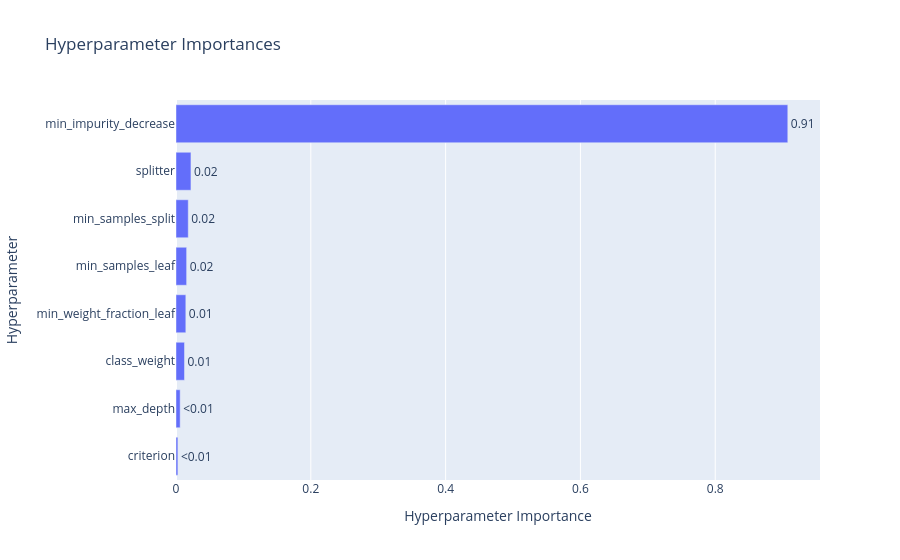

Here is the notebook cell this chart was saved with:
### Code cell
if __name__ == "__main__":
    start_time = datetime.now()
    
    # set data
    model_id = "model_1a"
    model_category = "binary_tree"
    
    # load data
    X_data = pd.read_csv(f"data/X_train_{model_id}.csv", keep_default_na=False)
    y_data = pd.read_csv(f"data/y_train_{model_id}.csv", keep_default_na=False).values.ravel()

    # run 100 trails
    study = optuna.create_study(direction="maximize", study_name=f"{model_id}_tuning", sampler=optuna.samplers.TPESampler(seed=2020))
    study.optimize(lambda trial: objective_a(trial, X_data, y_data), n_trials=100, n_jobs=-1)
    # save as fig
    fig = optuna.visualization.plot_param_importances(study)
    fig.show()
    save_path = f"figures/{model_id}_{model_category}_param_importance.png"
    fig.write_image(save_path)
    print(f"Time: {datetime.now() - start_time}")

### Figure 1 — Plotly figure (JSON) as saved in the notebook; plotly's stock layout.template omitted (floating-point values rounded to 4 significant figures)
{"data": [{"cliponaxis": false, "hovertemplate": ["criterion (CategoricalDistribution): 0.002791719214693761<extra></extra>", "max_depth (IntDistribution): 0.006170425569915736<extra></extra>", "class_weight (CategoricalDistribution): 0.01260987318302637<extra></extra>", "min_weight_fraction_leaf (FloatDistribution): 0.014583269757013618<extra></extra>", "min_samples_leaf (IntDistribution): 0.01577787209954526<extra></extra>", "min_samples_split (IntDistribution): 0.01819271811176466<extra></extra>", "splitter (CategoricalDistribution): 0.022187462659638998<extra></extra>", "min_impurity_decrease (FloatDistribution): 0.9076866594044019<extra></extra>"], "name": "Objective Value", "orientation": "h", "text": ["<0.01", "<0.01", "0.01", "0.01", "0.02", "0.02", "0.02", "0.91"], "textposition": "outside", "type": "bar", "x": [0.002792, 0.00617, 0.01261, 0.01458, 0.01578, 0.01819, 0.02219, 0.9077], "y": ["criterion", "max_depth", "class_weight", "min_weight_fraction_leaf", "min_samples_leaf", "min_samples_split", "splitter", "min_impurity_decrease"]}], "layout": {"title": {"text": "Hyperparameter Importances"}, "xaxis": {"title": {"text": "Hyperparameter Importance"}}, "yaxis": {"title": {"text": "Hyperparameter"}}}}
